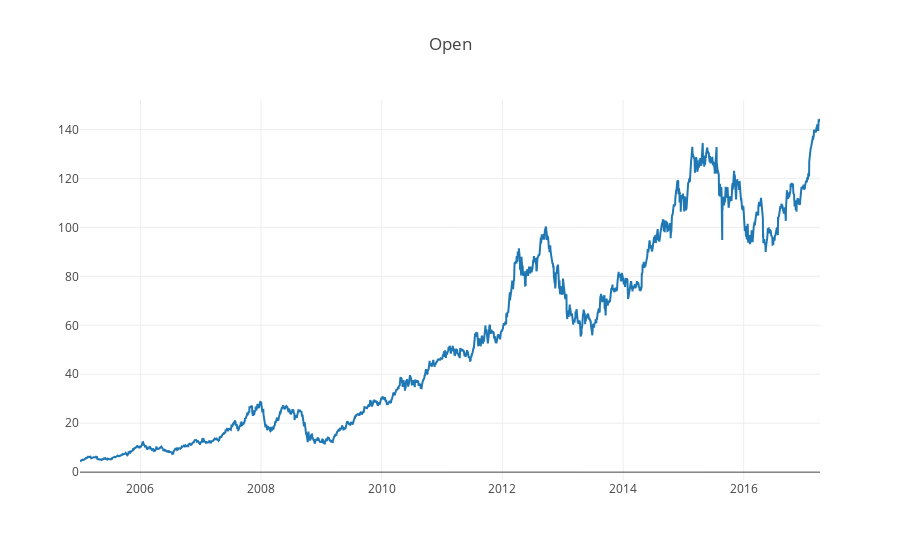

Write notebook code for a chart like this one.
### Code cell
dataset = pd.read_csv('apple.csv', index_col=['Date'], parse_dates=['Date'])
dataset_open = dataset.drop(['Low', 'Close', 'Adj Close', 'High', 'Volume'], axis=1)
plotly_df(dataset_open, title = "Open")

### Figure 1 — Plotly figure (JSON) as saved in the notebook; plotly's stock layout.template omitted (floating-point values rounded to 4 significant figures; data arrays with more than 128 entries replaced by an {"elided": "..."} marker saying what was removed)
{"data": [{"mode": "lines", "name": "Open", "type": "scatter", "x": {"elided": "3089 str values"}, "y": {"elided": "3089 float values"}}], "layout": {"title": "Open"}}
